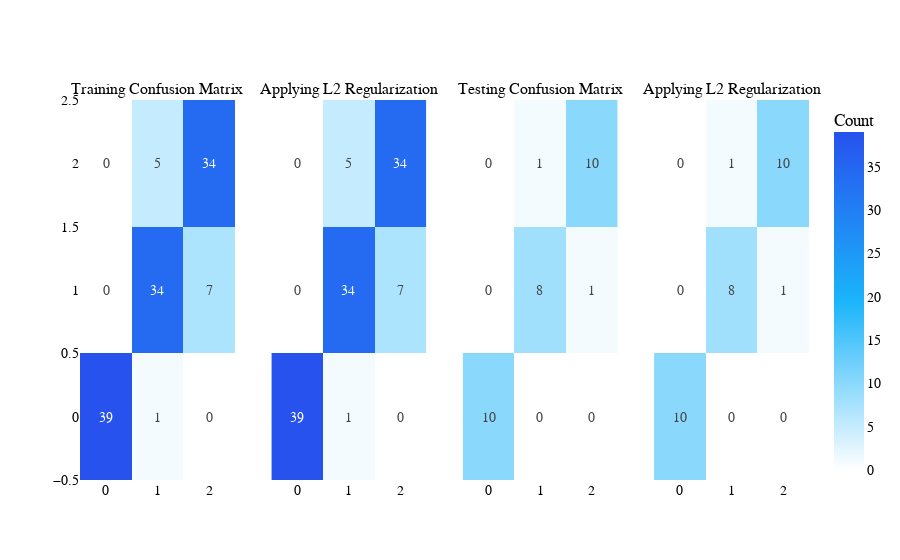

Notebook code cell kept with this figure:
### Code cell
cm_fig = make_subplots(1, 4, subplot_titles=('Training Confusion Matrix', 'Applying L2 Regularization', 'Testing Confusion Matrix', 'Applying L2 Regularization'), vertical_spacing=0.15, shared_yaxes=True)
cm_fig.add_trace(cm_train_fig.data[0], 1, 1)
cm_fig.add_trace(px.imshow(confusion_matrix(y_train, reg_y_train_pred), text_auto=True).data[0], 1, 2)
cm_fig.add_trace(cm_test_fig.data[0], 1, 3)
cm_fig.add_trace(px.imshow(confusion_matrix(y_test, reg_y_test_pred), text_auto=True).data[0], 1, 4)
cm_fig.update_layout(
    template='plotly_white',
    font={
        'family': 'Georgia',
        'size': 14,
        'color': 'black'
    },
    coloraxis_colorbar=dict(title='Count'),
    coloraxis=dict(colorscale=['white' ,colors[4], colors[0]]),
)
cm_fig.show()

### Figure 1 — Plotly figure (JSON) as saved in the notebook; plotly's stock layout.template omitted (floating-point values rounded to 4 significant figures)
{"data": [{"coloraxis": "coloraxis", "hovertemplate": "x: %{x}<br>y: %{y}<br>color: %{z}<extra></extra>", "name": "0", "texttemplate": "%{z}", "type": "heatmap", "xaxis": "x", "yaxis": "y", "z": [[39, 1, 0], [0, 34, 7], [0, 5, 34]]}, {"coloraxis": "coloraxis", "hovertemplate": "x: %{x}<br>y: %{y}<br>color: %{z}<extra></extra>", "name": "0", "texttemplate": "%{z}", "type": "heatmap", "xaxis": "x2", "yaxis": "y2", "z": [[39, 1, 0], [0, 34, 7], [0, 5, 34]]}, {"coloraxis": "coloraxis", "hovertemplate": "x: %{x}<br>y: %{y}<br>color: %{z}<extra></extra>", "name": "0", "texttemplate": "%{z}", "type": "heatmap", "xaxis": "x3", "yaxis": "y3", "z": [[10, 0, 0], [0, 8, 1], [0, 1, 10]]}, {"coloraxis": "coloraxis", "hovertemplate": "x: %{x}<br>y: %{y}<br>color: %{z}<extra></extra>", "name": "0", "texttemplate": "%{z}", "type": "heatmap", "xaxis": "x4", "yaxis": "y4", "z": [[10, 0, 0], [0, 8, 1], [0, 1, 10]]}], "layout": {"annotations": [{"font": {"size": 16}, "showarrow": false, "text": "Training Confusion Matrix", "x": 0.1062, "xanchor": "center", "xref": "paper", "y": 1, "yanchor": "bottom", "yref": "paper"}, {"font": {"size": 16}, "showarrow": false, "text": "Applying L2 Regularization", "x": 0.3688, "xanchor": "center", "xref": "paper", "y": 1, "yanchor": "bottom", "yref": "paper"}, {"font": {"size": 16}, "showarrow": false, "text": "Testing Confusion Matrix", "x": 0.6313, "xanchor": "center", "xref": "paper", "y": 1, "yanchor": "bottom", "yref": "paper"}, {"font": {"size": 16}, "showarrow": false, "text": "Applying L2 Regularization", "x": 0.8938, "xanchor": "center", "xref": "paper", "y": 1, "yanchor": "bottom", "yref": "paper"}], "coloraxis": {"colorbar": {"title": {"text": "Count"}}, "colorscale": [[0, "white"], [0.5, "#1bb4fa"], [1, "#2752ee"]]}, "font": {"color": "black", "family": "Georgia", "size": 14}, "xaxis": {"anchor": "y", "domain": [0, 0.2125]}, "xaxis2": {"anchor": "y2", "domain": [0.2625, 0.475]}, "xaxis3": {"anchor": "y3", "domain": [0.525, 0.7375]}, "xaxis4": {"anchor": "y4", "domain": [0.7875, 1]}, "yaxis": {"anchor": "x", "domain": [0, 1]}, "yaxis2": {"anchor": "x2", "domain": [0, 1], "matches": "y", "showticklabels": false}, "yaxis3": {"anchor": "x3", "domain": [0, 1], "matches": "y", "showticklabels": false}, "yaxis4": {"anchor": "x4", "domain": [0, 1], "matches": "y", "showticklabels": false}}}
